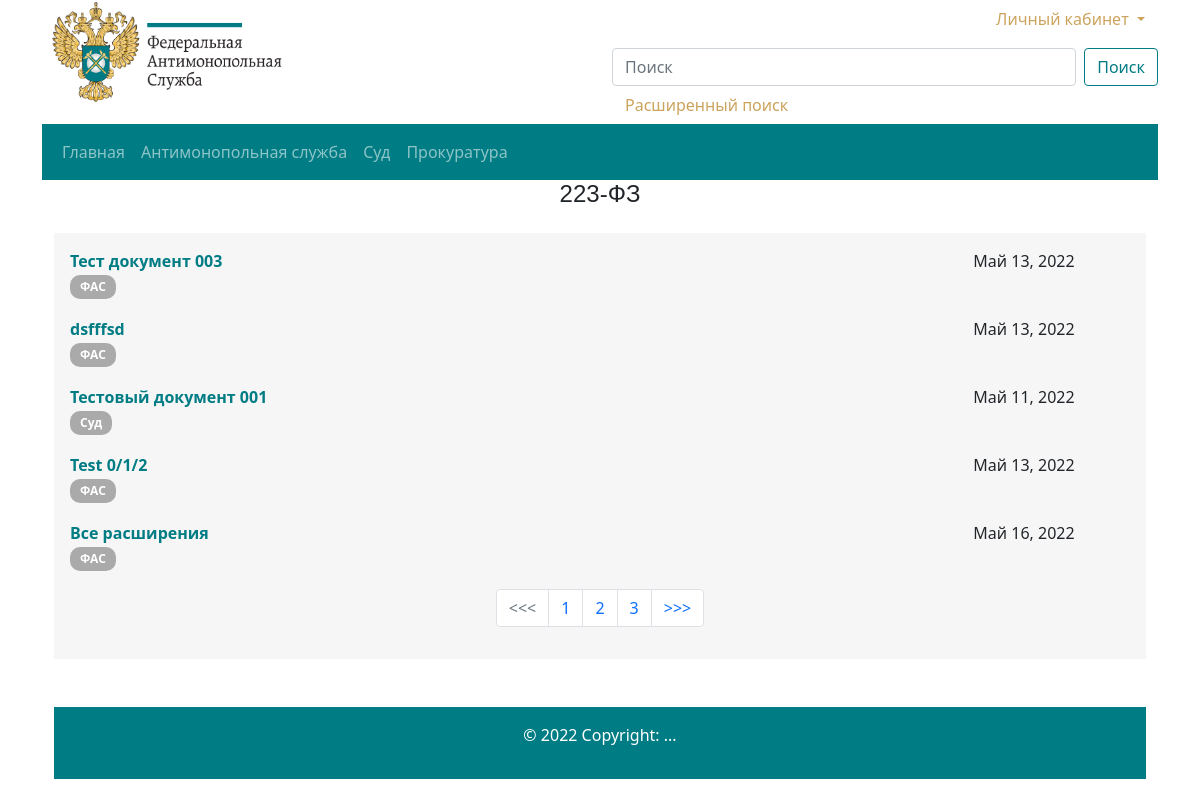
Page /laws/223-fz/ on the earlier database version.
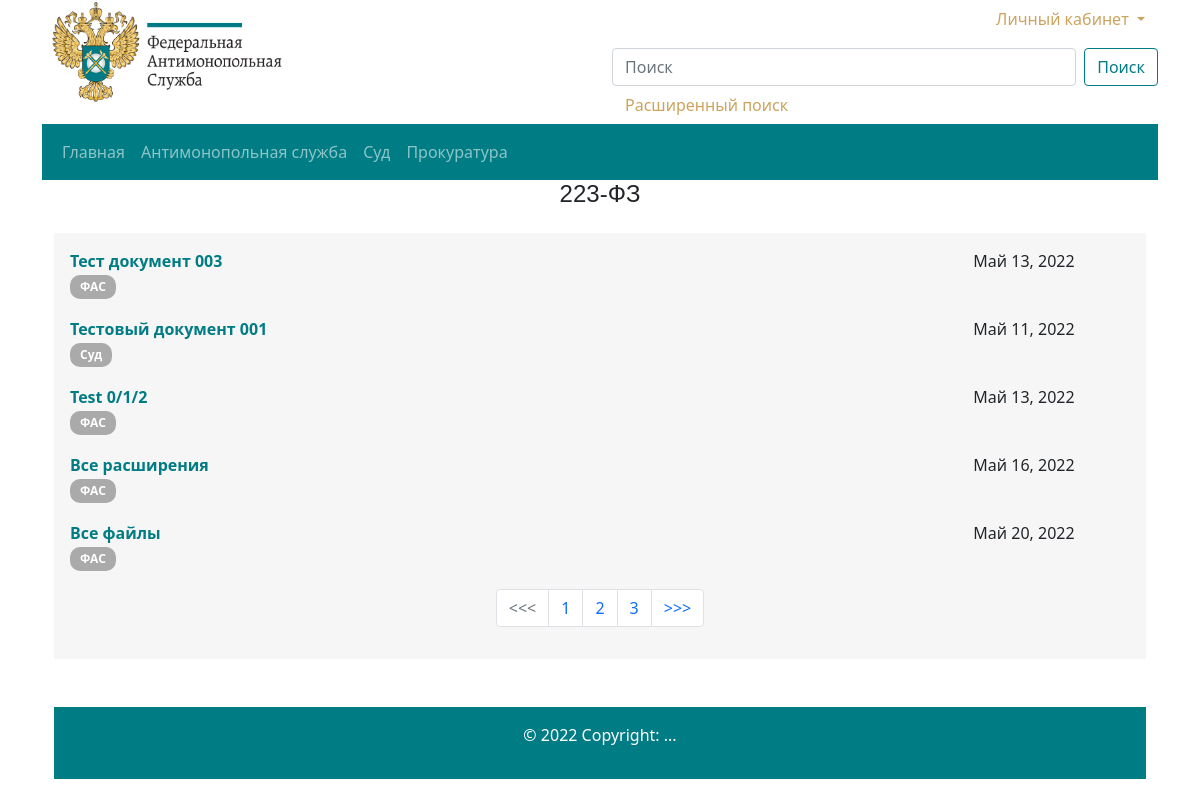
Same page on the later database version.
### base/models.py (models this page shows, shortened)
class Category(models.Model):
    title = models.CharField(verbose_name="Категория", max_length=250)
    slug = models.SlugField("Ссылка", max_length=250, unique=True)
    class Meta:
        verbose_name = "Категория"
        verbose_name_plural = "Категории"
    def __str__(self):
        return self.title

class Document(models.Model):
    title = models.CharField(verbose_name="Заголовок", max_length=250)
    slug = models.SlugField("Ссылка", max_length=250, unique=True)
    user = models.ForeignKey(User,
                             verbose_name="Пользователь",
                             on_delete=models.CASCADE)
    category = models.ForeignKey(
        Category, verbose_name="Категория", related_name="categories",
        on_delete=models.CASCADE)
    law = models.ManyToManyField(
        Law, verbose_name="Закон",
        blank=True)
    text = models.TextField(verbose_name="Текст", blank=True, null=True)
    date_create = models.DateTimeField(
        auto_now_add=True, verbose_name="Дата создания")
    date_update = models.DateTimeField(
        auto_now=True, verbose_name="Дата обновления")
    class Meta:
        verbose_name = "Документ"
        verbose_name_plural = "Документы"

### base/views.py (the view)
# urls.py: path('laws/<str:slug>/', views.LawListView.as_view(), name='law'),
class LawListView(ListView):
    model = Document
    template_name = 'base/law_detail.html'
    context_object_name = 'documents'
    def get_context_data(self, **kwargs):
        context = super(LawListView, self).get_context_data(**kwargs)
        context['title'] = Law.objects.get(slug=self.kwargs['slug'])
        context['category'] = Category.objects.all()
        context['laws'] =Law.objects.all()
        return context
    def get_queryset(self):
        slug = Law.objects.get(slug=self.kwargs['slug'])
        if slug:
            return Document.objects.filter(law=slug)

### base/models.py (called while the page is built)
    def __str__(self):
        return self.shorttitle

### base/templates/base/law_detail.html (shortened to what this page needs)
{% extends 'base.html' %}
{% load static %}
{% block content %}
    <h4 style="text-align: center;">{{title}}</h4>
    <div class="grey-card">
        {% for document in documents %}
            <div class="row" style="padding-bottom: 1rem;">
                <div class="col-sm-10">
                    <b style="font-size: 12pt;">
                        <a target="_blank" href="/document/{{document.slug}}/"> {{ document.title }}</a>
                    </b>
                </div>
                <div class="col-sm-2 text-right">
                    {{document.date_create.date}}
                </div>
                <div class="row">
                    <div class="col-sm-9">
                        <a href="/category/{{document.category.slug}}/" class="badge badge-disabled" style="margin: 2px 0; padding: 6px 10px;">
                            {{ document.category }}
                        </a>
                    </div>
                </div>
            </div>
        {% endfor %}
        <nav aria-label="Page navigation example">
            <ul class="pagination justify-content-center">
              <li class="page-item disabled">
                <a class="page-link" href="#" tabindex="-1" aria-disabled="true"><<< </a>
              </li>
              <li class="page-item"><a class="page-link" href="#">1</a></li>
              <li class="page-item"><a class="page-link" href="#">2</a></li>
              <li class="page-item"><a class="page-link" href="#">3</a></li>
              <li class="page-item">
                <a class="page-link" href="#">>>></a>
              </li>
            </ul>
          </nav>
    </div>
{% endblock content %}

### base/templates/include/header.html (shortened to what this page needs)
{% load static %}
<div class="container">
  <div class="row" >
    <div class="col-sm-6">
      <a class="navbar-brand" href="/admin">
        <img src="{% static '/logo.png' %}" alt="" width="250" height="110">
      </a>
    </div>
    <div class="col-sm-6">
      <ul class="nav position-relative">
        {% if request.user.is_authenticated %}
          <li class="nav-item dropdown position-absolute top-0 end-0">
            <a class="nav-link dropdown-toggle" href="#" id="navbarScrollingDropdown" role="button" data-bs-toggle="dropdown" aria-expanded="false" style="color: #cca35d;">
              {{ user.username }}
            </a>
            <ul class="dropdown-menu" aria-labelledby="navbarScrollingDropdown">
                {% comment %}
              <li><a class="dropdown-item" href=" {% url 'createcategory' %} ">Добавить категорию</a></li>
              <li><a class="dropdown-item" href="{% url 'createlaw' %} ">Добавить закон</a> </li>
              {% endcomment %}
                 <li><a class="dropdown-item" href="{% url 'createdocument' %} ">Добавить документ</a></li>
              <li><hr class="dropdown-divider"></li>
              <li>
                <form action="{% url 'logoutuser' %}" method="POST">
                  {% csrf_token %}
                  <li><button type="submit" class="btn btn-light">Выйти</button></li>
                </form>
              </li>
            </ul>
          </li>
        {% else %}
          <li class="nav-item dropdown position-absolute top-0 end-0">
            <a class="btn dropdown-toggle" href="#" role="button" id="dropdownMenuLink" data-bs-toggle="dropdown" aria-expanded="false" style="color: #cca35d;">
              Личный кабинет
            </a>
          </li>
        {% endif %}
      </ul>
    <div class="col-sm"> </div>
    <div class="col-sm"> </div>
    <div class="col-sm">
      <form class="d-flex" action="{% url 'search' %}" method="get">
        <input class="form-control me-2" name="q" type="search" placeholder="Поиск" aria-label="Поиск">
        <button class="btn btn-outline-success" type="submit">Поиск</button>
           </form>
      <a class="btn" href="#" role="button" aria-expanded="false" style="color: #cca35d;">
        Расширенный поиск
      </a>
    </div>
  </div>
</div>
<nav class="navbar navbar-expand-lg navbar-dark"  style="color:#805f26; background-color:#007c84;">
  <div class="container-md">
    <ul class="navbar-nav mr-auto mb-3 mb-lg-0 ">
        <li class="nav-item dropdown">
            <a class="{% if request.path == '/' %}active{% endif %} nav-link dropbtn" aria-current="page" href="/"> Главная </a>
          </li>
        {% for cat in category.all %}
        {% if cat.title == "ФАС" %}
      <li class="nav-item dropdown">
        <a class="{% if request.path == '/category/fas/' %}active{% endif %}  nav-link dropbtn" href="/category/{{cat.slug}}/" id="navbarDropdown" role="button" aria-expanded="false">
          Антимонопольная служба
        </a>
      </li>
      {% elif cat.title == "Суд" %}
      <li class="nav-item dropdown">
        <a class="{% if request.path == '/category/sud/' %}active{% endif %}  nav-link dropbtn " id="navbarDropdown" aria-current="page" href="/category/{{cat.slug}}/"> {{cat.title}}</a>
      </li>
      {% elif cat.title == "Прокуратура" %}
      <li class="nav-item dropdown">
        <a class="{% if request.path == '/category/prokuratura/' %}active{% endif %} nav-link dropbtn" aria-current="page" href="/category/{{cat.slug}}/"> {{cat.title}}</a>
      </li>
      {% else %}
      <li class="nav-item">
        <a class="nav-link2 nav-link disabled" href="#" tabindex="-1" aria-disabled="true">Что-то еще</a>
      </li>
    </ul>
    {% endif %}
    {% endfor %}
  </div>
</nav>

Differences in the rows shown:
removed Document: title "dsfffsd", date_create "Май 13, 2022", category "ФАС"
added Document: title "Все файлы", date_create "Май 20, 2022", category "ФАС"
